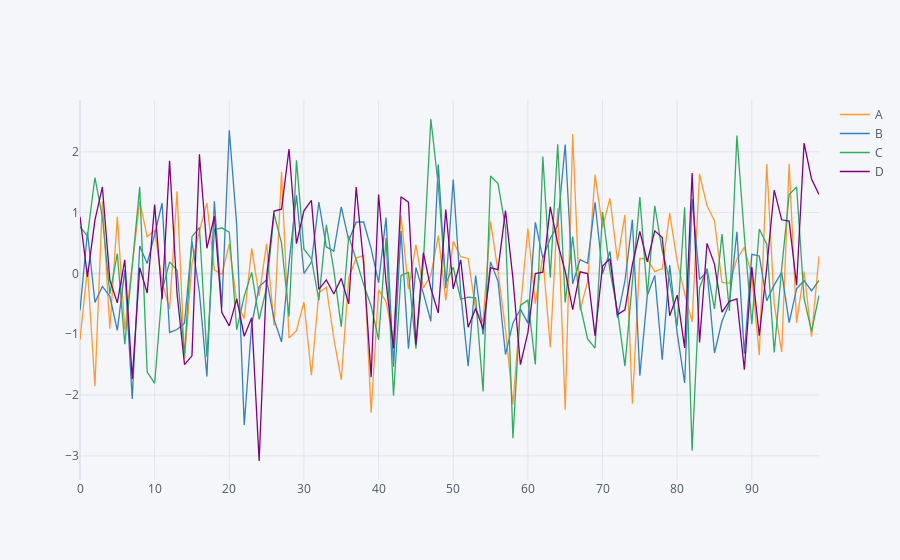

Write notebook code for a chart like this one.
### Code cell
# If we just call pd.plot() with data frame , pandas will call matplot lib and will give the plot
# But if we replace pd.plot() with pd.iplot() it will give interactive plot
df1.iplot(kind = 'scatter')
